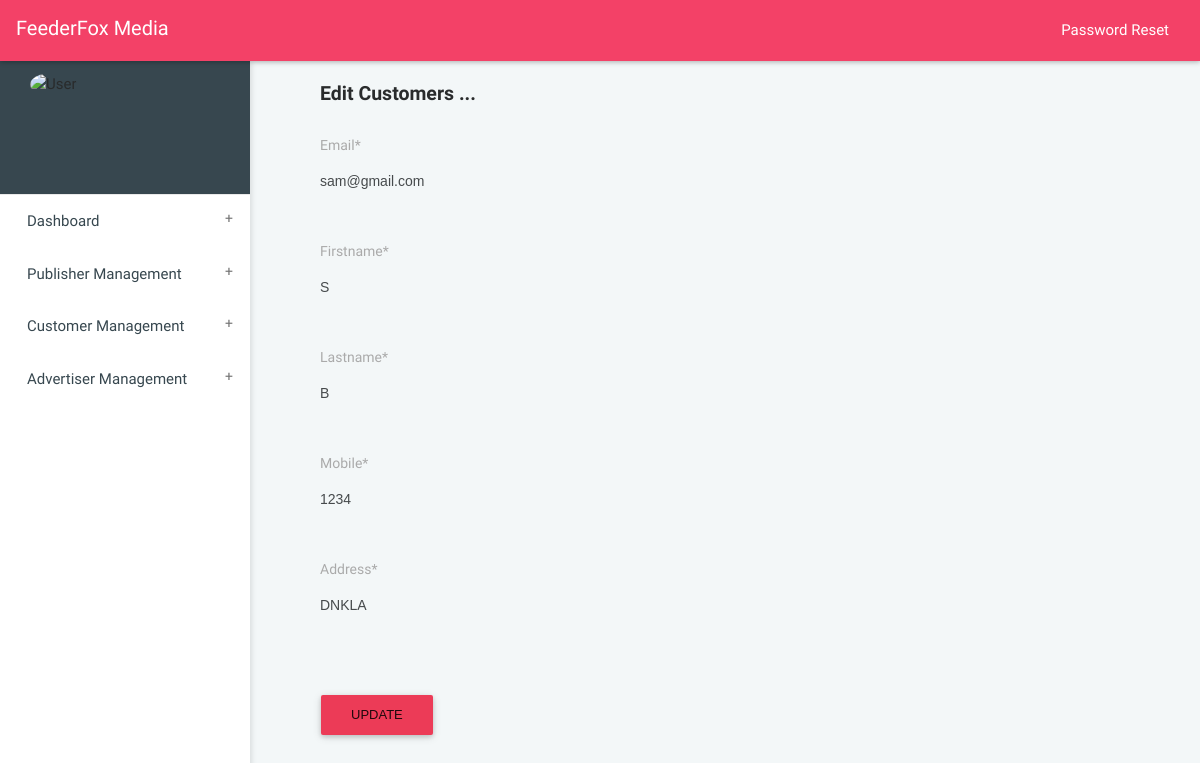
Page /accounts/12/edit_customers/ on the committed database.
### accounts/models.py (models this page shows)
class Profile(models.Model):
    user = models.OneToOneField(User, on_delete = models.CASCADE)
    username = models.CharField(max_length=100)
    email = models.EmailField()
    Account_type = models.CharField(max_length=100,choices=ACCCOUNT_TYPES_CHOICES)
    Company_Name = models.CharField(max_length=100,blank=True,null=True)
    Firstname = models.CharField(max_length=100,blank=True,null=True)
    Lastname = models.CharField(max_length=100,blank=True,null=True)
    Address = models.CharField(max_length=1000,blank=True,null=True)
    Mobile = models.CharField(max_length=100,blank=True,null=True)
    def __str__(self):
        return str(self.user)

### accounts/views.py (the view, shortened to what this page needs)
# urls.py: url(r'^(?P<pk>[\-\w]+)/edit_customers/',edit_customers,name='edit_customers'),
def edit_customers(request,pk):
    customer = Profile.objects.filter(Account_type=2).get(pk=pk)
    print(customer)
    cus_form = CustomerEditForm(instance=customer)
    form = CustomerEditForm()
    return render(request,'customer_edit_form.html',{'form':cus_form})

### accounts/forms.py
class CustomerEditForm(forms.ModelForm):
	email = forms.EmailField()
	Firstname = forms.CharField(max_length=100)
	Lastname = forms.CharField(max_length=100)
	Mobile = forms.CharField(max_length=100)
	Address = forms.CharField(max_length=1000)
	class Meta:
		model = User
		fields = ('email','Firstname','Lastname','Mobile','Address')

### home/templates/customer_edit_form.html (shortened to what this page needs)
{% load static %}
{% load crispy_forms_tags %}
{% load widget_tweaks %}
<!DOCTYPE html>
<html>
<head>
<link rel="stylesheet" href=" {% static 'dist/css/bootstrap.min_admin.css' %}">
<link rel="stylesheet" href="{% static 'dist/css/jquery-jvectormap-2.0.3.css' %}"/>
<link rel="stylesheet" href="{% static 'dist/css/main.css' %}">
<link rel="stylesheet" href="{% static 'dist/css/all-themes.css' %}" />
<link rel="stylesheet" href="https://cdnjs.cloudflare.com/ajax/libs/material-design-iconic-font/2.2.0/css/material-design-iconic-font.min.css">
</head>
<body class="theme-red">
<nav class="navbar">
    <div class="col-12">
        <div class="navbar-header">
            <a class="navbar-brand" href="index.html">FeederFox Media</a>
        </div>
        <ul class="nav navbar-nav navbar-right">
            <li><a href=" {% url 'accounts:logout' %} " class="mega-menu" data-close="true"><i class="zmdi zmdi-power"></i></a></li>
            <li><a href=" {% url 'account_change_password' %} "  >Password Reset</a></li>
        </ul>
    </div>
</nav>
<aside id="leftsidebar" class="sidebar">
<div class="user-info">
        <div class="container">
            <div class="image"> <img src="/static/dist/images/logos/logo.png" style="align-self: center;" width="150" height="150" alt="User" /> </div>
        </div>
    </div>
    <div class="menu">
        <ul class="list">
            <li> <a href=" {% url 'dashboard' %} " class="menu-toggle"><span>Dashboard</span></a></li>
            <li> <a href="#" class="menu-toggle"><span> Publisher Management </span> </a>
                 </li>
            <li> <a href="#" class="menu-toggle"><span> Customer Management </span> </a>
                 </li>
            <li> <a href="#" class="menu-toggle"> <span> Advertiser Management </span> </a>
                 </li>
    </div>
</aside>
<section class="content home">
    <div class="container-fluid">
        <div class="block-header">
<div class="container">
            <div class="container">
                <div class="col-sm-12">
                <h4>Edit Customers ...</h4>
					<form action="." method="POST" class="form">
                              {{ form|crispy}}
					            <br>
					            <button type="submit" class="btn btn-raised waves-effect bg-red"> Update </button>
					        </form>
					        </div>
    	</div>
	</div>
</section>
</body>
</html>

### rows in the picture
Profile: email "sam@gmail.com", Firstname "S", Lastname "B", Mobile "1234", Address "DNKLA"
